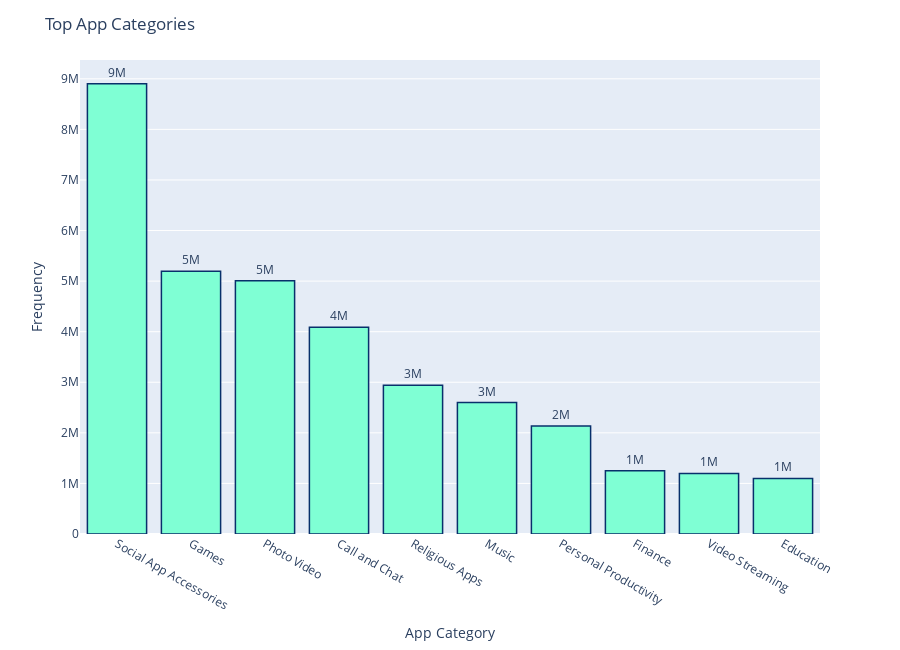

Source (notebook cell):
### Code cell
fig = px.bar(top_app, x=X_label, y=Y_label,text=Y_label,height=650)
fig.update_traces(marker_color=color,marker_line_color='rgb(8,48,107)',
                  marker_line_width=1.5)
fig.update_layout(title_text=title, showlegend=True)
fig.update_traces(texttemplate='%{text:.1s}', textposition='outside')
fig.update_layout(uniformtext_minsize=8, uniformtext_mode='hide')
fig.show()

### Figure 1 — Plotly figure (JSON) as saved in the notebook; plotly's stock layout.template omitted (floating-point values rounded to 4 significant figures)
{"data": [{"alignmentgroup": "True", "hovertemplate": "App Category=%{x}<br>Frequency=%{text}<extra></extra>", "legendgroup": "", "marker": {"color": "aquamarine", "line": {"color": "rgb(8,48,107)", "width": 1.5}}, "name": "", "offsetgroup": "", "orientation": "v", "showlegend": false, "text": [8902977, 5193361, 5005362, 4088712, 2943371, 2598426, 2134718, 1250263, 1198611, 1099590], "textposition": "outside", "texttemplate": "%{text:.1s}", "type": "bar", "x": ["Social App Accessories", "Games", "Photo Video", "Call and Chat", "Religious Apps", "Music", "Personal Productivity", "Finance", "Video Streaming", "Education"], "xaxis": "x", "y": [8902977, 5193361, 5005362, 4088712, 2943371, 2598426, 2134718, 1250263, 1198611, 1099590], "yaxis": "y"}], "layout": {"barmode": "relative", "height": 650, "legend": {"tracegroupgap": 0}, "margin": {"t": 60}, "showlegend": true, "title": {"text": "Top App Categories"}, "uniformtext": {"minsize": 8, "mode": "hide"}, "xaxis": {"anchor": "y", "domain": [0, 1], "title": {"text": "App Category"}}, "yaxis": {"anchor": "x", "domain": [0, 1], "title": {"text": "Frequency"}}}}
